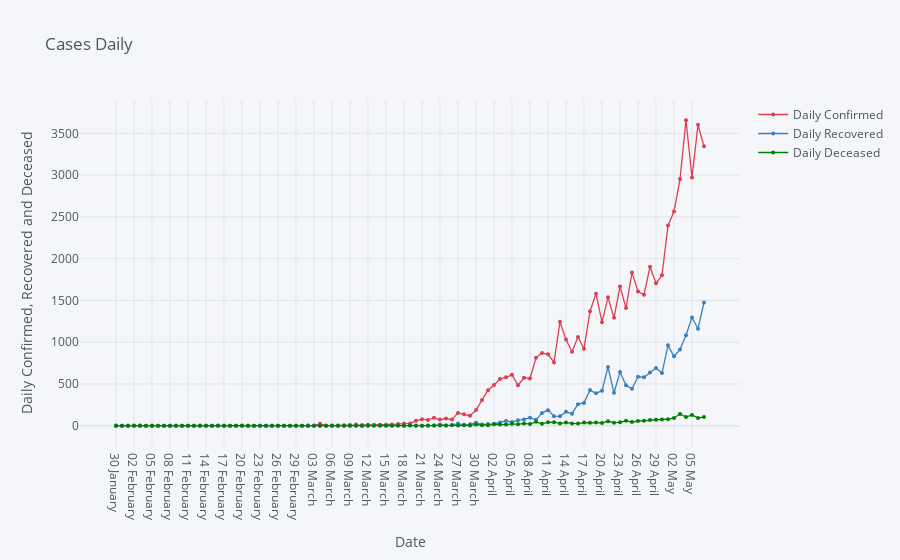

Notebook code cell kept with this figure:
### Markdown cell above
# Daily confirmed, recovered and deceased.

### Code cell
df6.iplot(kind= 'scatter', x= 'Date', y=['Daily Confirmed', 'Daily Recovered', 'Daily Deceased'], mode= 'markers+lines', title= 'Cases Daily', xTitle= 'Date', yTitle= 'Daily Confirmed, Recovered and Deceased', color= ['red', 'blue', 'green'], size= 4)

### Figure 1 — Plotly figure (JSON) as saved in the notebook; plotly's stock layout.template omitted (floating-point values rounded to 4 significant figures)
{"data": [{"line": {"color": "rgba(219, 64, 82, 1.0)", "dash": "solid", "shape": "linear", "width": 1.3}, "marker": {"size": 4, "symbol": "circle"}, "mode": "markers+lines", "name": "Daily Confirmed", "text": "", "type": "scatter", "x": ["30 January ", "31 January ", "01 February ", "02 February ", "03 February ", "04 February ", "05 February ", "06 February ", "07 February ", "08 February ", "09 February ", "10 February ", "11 February ", "12 February ", "13 February ", "14 February ", "15 February ", "16 February ", "17 February ", "18 February ", "19 February ", "20 February ", "21 February ", "22 February ", "23 February ", "24 February ", "25 February ", "26 February ", "27 February ", "28 February ", "29 February ", "01 March ", "02 March ", "03 March ", "04 March ", "05 March ", "06 March ", "07 March ", "08 March ", "09 March ", "10 March ", "11 March ", "12 March ", "13 March ", "14 March ", "15 March ", "16 March ", "17 March ", "18 March ", "19 March ", "20 March ", "21 March ", "22 March ", "23 March ", "24 March ", "25 March ", "26 March ", "27 March ", "28 March ", "29 March ", "30 March ", "31 March ", "01 April ", "02 April ", "03 April ", "04 April ", "05 April ", "06 April ", "07 April ", "08 April ", "09 April ", "10 April ", "11 April ", "12 April ", "13 April ", "14 April ", "15 April ", "16 April ", "17 April ", "18 April ", "19 April ", "20 April ", "21 April ", "22 April ", "23 April ", "24 April ", "25 April ", "26 April ", "27 April ", "28 April ", "29 April ", "30 April ", "01 May ", "02 May ", "03 May ", "04 May ", "05 May ", "06 May ", "07 May "], "y": [1, 0, 0, 1, 1, 0, 0, 0, 0, 0, 0, 0, 0, 0, 0, 0, 0, 0, 0, 0, 0, 0, 0, 0, 0, 0, 0, 0, 0, 0, 0, 0, 2, 1, 22, 2, 1, 3, 5, 9, 15, 8, 10, 10, 11, 10, 14, 20, 25, 27, 58, 78, 69, 94, 74, 86, 73, 153, 136, 120, 187, 309, 424, 486, 560, 579, 609, 484, 573, 565, 813, 871, 854, 758, 1243, 1031, 886, 1061, 922, 1371, 1580, 1239, 1537, 1292, 1667, 1408, 1835, 1607, 1568, 1902, 1705, 1801, 2396, 2564, 2952, 3656, 2971, 3602, 3344]}, {"line": {"color": "rgba(55, 128, 191, 1.0)", "dash": "solid", "shape": "linear", "width": 1.3}, "marker": {"size": 4, "symbol": "circle"}, "mode": "markers+lines", "name": "Daily Recovered", "text": "", "type": "scatter", "x": ["30 January ", "31 January ", "01 February ", "02 February ", "03 February ", "04 February ", "05 February ", "06 February ", "07 February ", "08 February ", "09 February ", "10 February ", "11 February ", "12 February ", "13 February ", "14 February ", "15 February ", "16 February ", "17 February ", "18 February ", "19 February ", "20 February ", "21 February ", "22 February ", "23 February ", "24 February ", "25 February ", "26 February ", "27 February ", "28 February ", "29 February ", "01 March ", "02 March ", "03 March ", "04 March ", "05 March ", "06 March ", "07 March ", "08 March ", "09 March ", "10 March ", "11 March ", "12 March ", "13 March ", "14 March ", "15 March ", "16 March ", "17 March ", "18 March ", "19 March ", "20 March ", "21 March ", "22 March ", "23 March ", "24 March ", "25 March ", "26 March ", "27 March ", "28 March ", "29 March ", "30 March ", "31 March ", "01 April ", "02 April ", "03 April ", "04 April ", "05 April ", "06 April ", "07 April ", "08 April ", "09 April ", "10 April ", "11 April ", "12 April ", "13 April ", "14 April ", "15 April ", "16 April ", "17 April ", "18 April ", "19 April ", "20 April ", "21 April ", "22 April ", "23 April ", "24 April ", "25 April ", "26 April ", "27 April ", "28 April ", "29 April ", "30 April ", "01 May ", "02 May ", "03 May ", "04 May ", "05 May ", "06 May ", "07 May "], "y": [0, 0, 0, 0, 0, 0, 0, 0, 0, 0, 0, 0, 0, 0, 1, 0, 0, 1, 0, 0, 0, 1, 0, 0, 0, 0, 0, 0, 0, 0, 0, 0, 0, 0, 0, 0, 0, 0, 0, 0, 1, 0, 0, 6, 0, 3, 1, 1, 0, 5, 3, 0, 0, 2, 15, 3, 7, 25, 10, 17, 35, 13, 19, 22, 39, 56, 43, 65, 75, 96, 70, 151, 186, 114, 112, 167, 144, 258, 273, 426, 388, 419, 703, 394, 642, 484, 442, 585, 580, 636, 690, 630, 962, 831, 911, 1082, 1295, 1161, 1475]}, {"line": {"color": "rgba(0, 128, 0, 1.0)", "dash": "solid", "shape": "linear", "width": 1.3}, "marker": {"size": 4, "symbol": "circle"}, "mode": "markers+lines", "name": "Daily Deceased", "text": "", "type": "scatter", "x": ["30 January ", "31 January ", "01 February ", "02 February ", "03 February ", "04 February ", "05 February ", "06 February ", "07 February ", "08 February ", "09 February ", "10 February ", "11 February ", "12 February ", "13 February ", "14 February ", "15 February ", "16 February ", "17 February ", "18 February ", "19 February ", "20 February ", "21 February ", "22 February ", "23 February ", "24 February ", "25 February ", "26 February ", "27 February ", "28 February ", "29 February ", "01 March ", "02 March ", "03 March ", "04 March ", "05 March ", "06 March ", "07 March ", "08 March ", "09 March ", "10 March ", "11 March ", "12 March ", "13 March ", "14 March ", "15 March ", "16 March ", "17 March ", "18 March ", "19 March ", "20 March ", "21 March ", "22 March ", "23 March ", "24 March ", "25 March ", "26 March ", "27 March ", "28 March ", "29 March ", "30 March ", "31 March ", "01 April ", "02 April ", "03 April ", "04 April ", "05 April ", "06 April ", "07 April ", "08 April ", "09 April ", "10 April ", "11 April ", "12 April ", "13 April ", "14 April ", "15 April ", "16 April ", "17 April ", "18 April ", "19 April ", "20 April ", "21 April ", "22 April ", "23 April ", "24 April ", "25 April ", "26 April ", "27 April ", "28 April ", "29 April ", "30 April ", "01 May ", "02 May ", "03 May ", "04 May ", "05 May ", "06 May ", "07 May "], "y": [0, 0, 0, 0, 0, 0, 0, 0, 0, 0, 0, 0, 0, 0, 0, 0, 0, 0, 0, 0, 0, 0, 0, 0, 0, 0, 0, 0, 0, 0, 0, 0, 0, 0, 0, 0, 0, 0, 0, 0, 0, 0, 1, 0, 1, 0, 0, 1, 0, 1, 0, 0, 3, 2, 1, 1, 5, 3, 5, 3, 14, 6, 6, 16, 14, 13, 22, 16, 27, 20, 46, 22, 41, 42, 27, 37, 27, 26, 38, 35, 38, 33, 53, 36, 40, 59, 44, 56, 58, 69, 71, 75, 77, 92, 140, 103, 128, 91, 104]}], "layout": {"legend": {"bgcolor": "#F5F6F9", "font": {"color": "#4D5663"}}, "paper_bgcolor": "#F5F6F9", "plot_bgcolor": "#F5F6F9", "title": {"font": {"color": "#4D5663"}, "text": "Cases Daily"}, "xaxis": {"gridcolor": "#E1E5ED", "showgrid": true, "tickfont": {"color": "#4D5663"}, "title": {"font": {"color": "#4D5663"}, "text": "Date"}, "zerolinecolor": "#E1E5ED"}, "yaxis": {"gridcolor": "#E1E5ED", "showgrid": true, "tickfont": {"color": "#4D5663"}, "title": {"font": {"color": "#4D5663"}, "text": "Daily Confirmed, Recovered and Deceased"}, "zerolinecolor": "#E1E5ED"}}}
